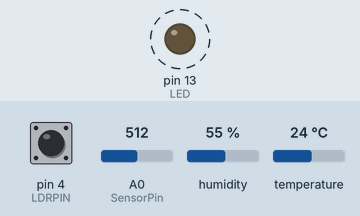
This sketch was run on a simulated Arduino Mega 2560, built with avr-gcc and run on an emulated ATmega2560. Shown: output pins drawn as LEDs (lit = HIGH). Dashed ring = blinking. Inputs (shaded band) come from the test bench; at power-on: pin 4 (LDRPIN) HIGH, A0 (SensorPin) = 512, humidity 55 %, temperature 24 °C. What the sketch prints to the serial monitor is not drawn.

Above: at 0.5 s.
Timing chart, 0 to 4.6 s (numbered marks = the images above):
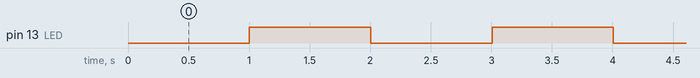

The sketch:

Mega_Sensor_Reader.ino
```cpp
/*
 # This sample code is used to test the pH meter V1.0 and DHT22 sensor on Arduino Mega 2560.
 # Editor : YouYou
 # Modified for Arduino Mega 2560
 # Ver    : 2.1
 # Product: analog pH meter, DHT22 sensor
 # SKU    : SEN0161
*/
#include <DHT.h>

#define SensorPin A0            // pH meter Analog output to Arduino Analog Input
#define DHTPIN 3                // Digital pin connected to the DHT sensor
#define LDRPIN 4
#define DHTTYPE DHT22           // DHT 22 (AM2302)
#define Offset 0.00             // deviation compensate
#define LED 13                  // Built-in LED on Arduino Mega 2560
#define samplingInterval 20
#define printInterval 1000
#define ArrayLenth  40          // times of collection

String spacer = ",";

DHT dht(DHTPIN, DHTTYPE);
int pHArray[ArrayLenth];   // Store the average value of the sensor feedback
int pHArrayIndex = 0;

void setup(void) {
  pinMode(LED, OUTPUT);
  pinMode(LDRPIN, INPUT_PULLUP);
  Serial.begin(115200);
  //Serial.println("pH meter and DHT22 sensor experiment!");    // Test the serial monitor
  dht.begin();
}

void loop(void) {
  static unsigned long printTime = millis();
  static float pHValue, voltage;
  float temperature, humidity;
  bool LDR;

  readSensor(pHValue, voltage);
  readDHTSensor(temperature, humidity);
  readLDR(LDR);

  if (millis() - printTime > printInterval) { // Every 800 milliseconds, print sensor values
    // Serial.print("Voltage:");
    // Serial.print(voltage, 2);
    // Serial.print("    pH value: ");
    // Serial.println(pHValue, 2);

    // Serial.print("Temperature: ");
    // Serial.print(temperature, 2);
    // Serial.print(" °C    Humidity: ");
    // Serial.println(humidity, 2);
    Serial.println("*"+String(voltage)+spacer+String(pHValue)+spacer+String(temperature)+spacer+String(humidity)+spacer+String(LDR)+"#");

    digitalWrite(LED, !digitalRead(LED));
    printTime = millis();
  }
}

void readSensor(float &pHValue, float &voltage) {
  static unsigned long samplingTime = millis();
  if (millis() - samplingTime > samplingInterval) {
    pHArray[pHArrayIndex++] = analogRead(SensorPin);
    if (pHArrayIndex == ArrayLenth) pHArrayIndex = 0;
    voltage = avergearray(pHArray, ArrayLenth) * 5.0 / 1024; // Adjusted for Arduino Mega 5V ADC
    pHValue = 3.5 * voltage + Offset;
    samplingTime = millis();
  }
}

void readDHTSensor(float &temperature, float &humidity) {
  humidity = dht.readHumidity();
  temperature = dht.readTemperature();

  if (isnan(humidity) || isnan(temperature)) {
    //Serial.println("Failed to read from DHT sensor!");
    temperature = humidity = 0;
  }
}

void readLDR(bool &LDR) {
  LDR = digitalRead(LDRPIN);
}

double avergearray(int* arr, int number) {
  int i;
  int max, min;
  double avg;
  long amount = 0;
  if (number <= 0) {
    Serial.println("Error number for the array to averaging!/n");
    return 0;
  }
  if (number < 5) {   // less than 5, calculated directly statistics
    for (i = 0; i < number; i++) {
      amount += arr[i];
    }
    avg = amount / number;
    return avg;
  } else {
    if (arr[0] < arr[1]) {
      min = arr[0]; max = arr[1];
    } else {
      min = arr[1]; max = arr[0];
    }
    for (i = 2; i < number; i++) {
      if (arr[i] < min) {
        amount += min;        // arr < min
        min = arr[i];
      } else {
        if (arr[i] > max) {
          amount += max;    // arr > max
          max = arr[i];
        } else {
          amount += arr[i]; // min <= arr <= max
        }
      }
    }
    avg = (double)amount / (number - 2);
  }
  return avg;
}
```

Measured:
- by itself, pin 13 (LED): alternates HIGH for 1.0 s and LOW for 1.0 s
